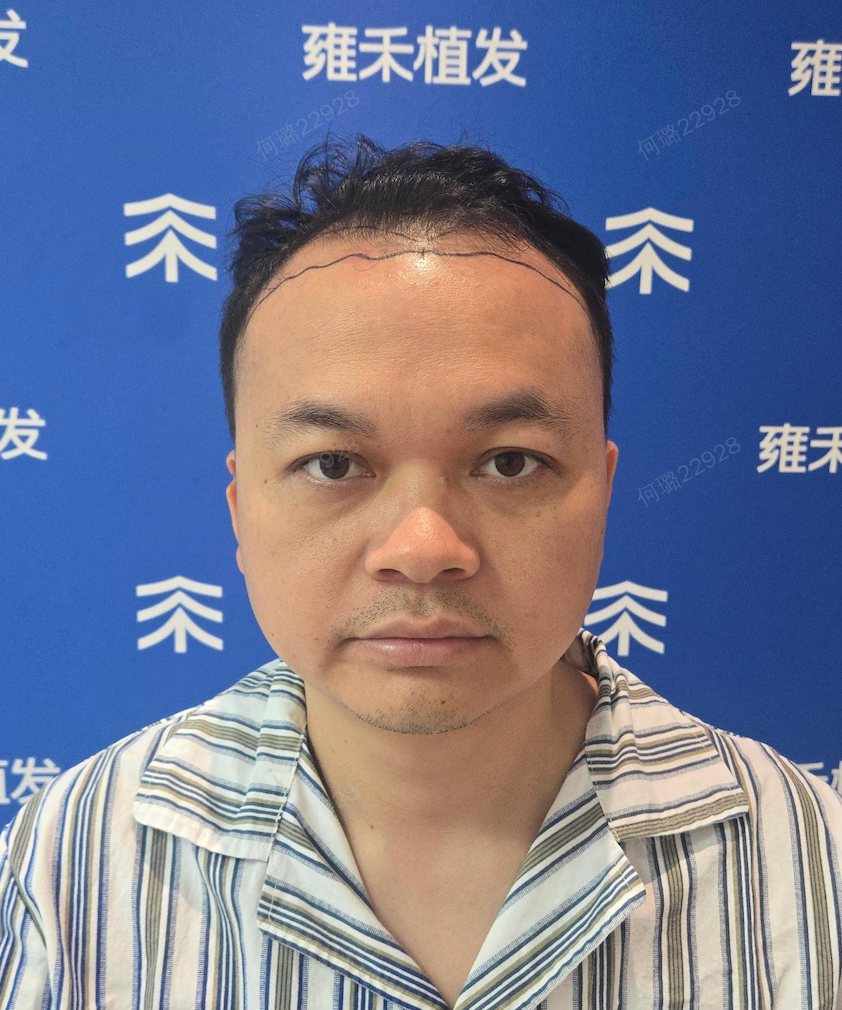
#> input picture test_image/input1.png, 842 x 1010 px, found by its file name
$ python analyze3.py
#> lines starting #> are read from the running program, lines starting #| are printed output that depends on the picture; after the words box and inside, x2 and y2 are one past the last pixel; in counts of white or black regions, pixels touching at a corner belong together
# -*- coding: utf-8 -*-
"""实验3：黑帽响应 + 端点锚定最小路径（Dijkstra），处理鬓角陡降段"""
import cv2
import numpy as np
from skimage.graph import route_through_array

DIR = r"D:\headmark\test_image"
CASES = [("input1.png", "output1.png"), ("input3.JPG", "output3.png")]


def load_case(inp, out):
#> called with inp = 'input1.png', out = 'output1.png'
    img = cv2.imread(f"{DIR}\\{inp}")
#> img is the input picture: shape (1010, 842, 3); mean B, G, R 146.7, 121.9, 116.5
    gt = cv2.imread(f"{DIR}\\{out}")
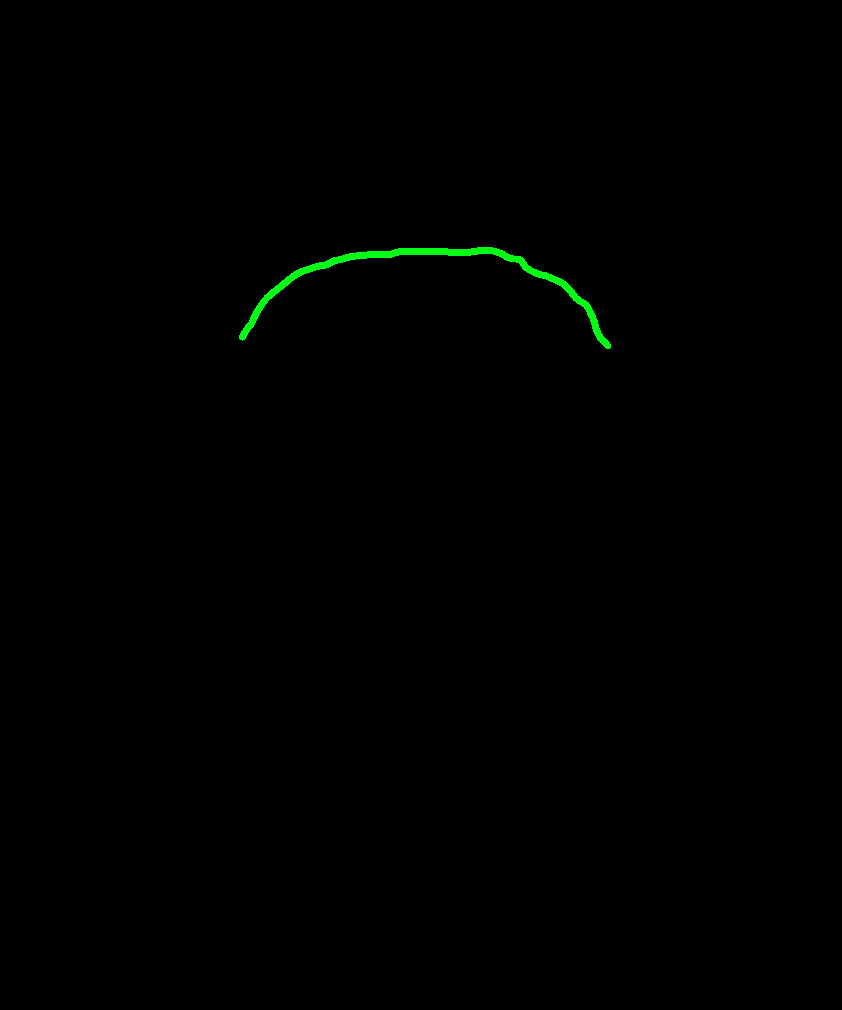
#> input picture test_image/output1.png, 842 x 1010 px, found by its file name
#> gt is the input picture: shape (1010, 842, 3); mean B, G, R 0.1, 0.9, 0
    if gt.shape[:2] != img.shape[:2]:
        gt = cv2.resize(gt, (img.shape[1], img.shape[0]), interpolation=cv2.INTER_NEAREST)
    b, g, r = cv2.split(gt.astype(np.int16))
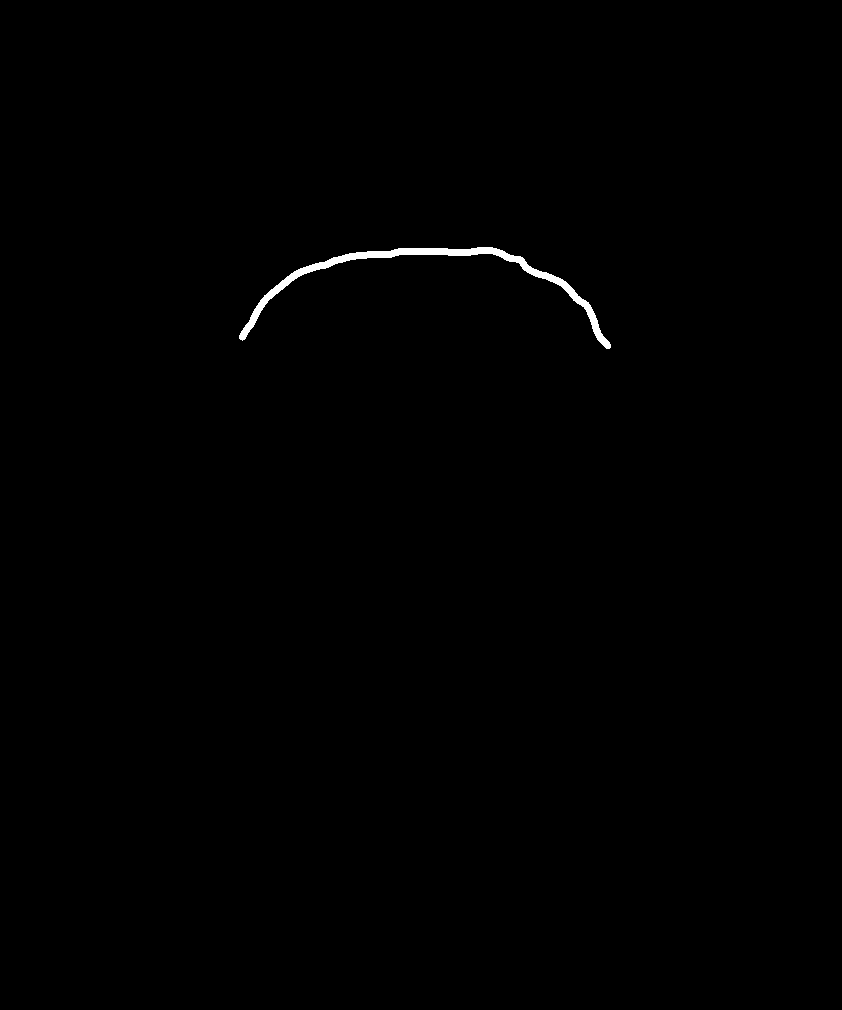
#> g: shape (1010, 842) int16; 0.37% white; 1 white region, box (x1, y1, x2, y2) and area: (239, 247, 611, 349) 3133
#> r: shape (1010, 842) int16; every value is 0
    gt_mask = ((g > 150) & (r < 120) & (b < 120)).astype(np.uint8) * 255
    return img, gt_mask


def forehead_roi(gt_mask, img_shape):
#> called with img_shape = (1010, 842, 3)
    ys, xs = np.where(gt_mask > 0)
#> ys = 3133 values from 247 to 348; xs = 3133 values, max 610 at index 3107, min 239 at index 2980, mean 427.1
    x0, x1, y0, y1 = xs.min(), xs.max(), ys.min(), ys.max()
#> x0 = 239; x1 = 610; y0 = 247; y1 = 348
    h, w = img_shape[:2]
    px = int((x1 - x0) * 0.15)
#> px = 55
    py = int((y1 - y0) * 0.8 + 20)
#> py = 100
    return (max(0, x0 - px), max(0, y0 - py), min(w, x1 + px), min(h, y1 + py))


def gt_endpoints(gt_mask):
    """GT 线最左/最右点的中心，模拟由 landmark 提供的鬓角锚点"""
    xs = np.where(gt_mask.any(axis=0))[0]
    pts = []
    for cx in (xs.min(), xs.max()):
        rows = np.where(gt_mask[:, cx] > 0)[0]
        pts.append((int(rows.mean()), int(cx)))  # (row, col)
    return pts


for inp, out in CASES:
    img, gt_mask = load_case(inp, out)
    x0, y0, x1, y1 = forehead_roi(gt_mask, img.shape)
#> x0 = 184; y0 = 147; x1 = 665; y1 = 448
    crop = img[y0:y1, x0:x1]
    gt_crop = gt_mask[y0:y1, x0:x1]
#> gt_crop: shape (301, 481); 2.2% white; 1 white region, box (x1, y1, x2, y2) and area: (55, 100, 427, 202) 3133

    gray = cv2.cvtColor(crop, cv2.COLOR_BGR2GRAY)
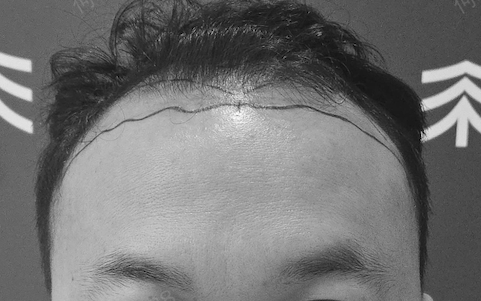
#> gray: shape (301, 481); min 0, max 252, mean 115.1
    w_full = img.shape[1]
#> w_full = 842
    k = max(15, int(w_full * 0.025) | 1)
#> k = 21
    kernel = cv2.getStructuringElement(cv2.MORPH_ELLIPSE, (k, k))
    bh = cv2.morphologyEx(gray, cv2.MORPH_BLACKHAT, kernel).astype(np.float32)
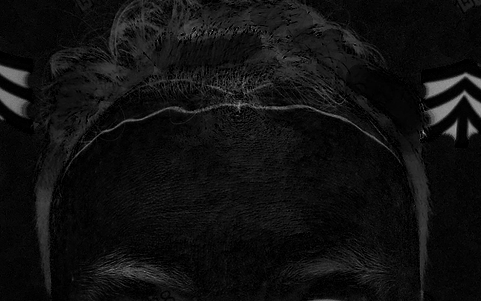
#> bh: shape (301, 481) float32; min 0, max 177, mean 16.3

    # 代价图：响应越强代价越低；加 eps 防零
    cost = (bh.max() - bh) + 1.0
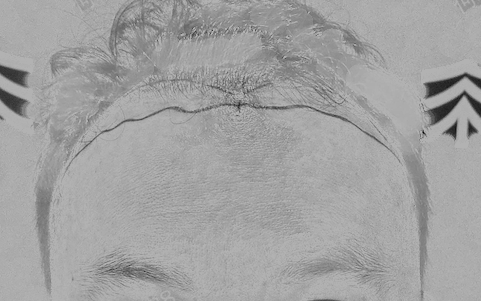
#> cost: shape (301, 481) float32; min 1, max 178, mean 161.7
    (r0, c0), (r1, c1) = gt_endpoints(gt_crop)
#> in gt_endpoints, `xs = np.where(gt_mask.any(axis=0))[0]`: xs = 372 values from 55 to 426
#> the loop in gt_endpoints, `for cx in (xs.min(), xs.max()):` made 2 passes
#> (cx, rows) on passes 1 to 2: (55, [188, 189, 190, 191]), (426, [197, 198, 199, 200])
#> after the loop in gt_endpoints, `for cx in (xs.min(), xs.max()):`: pts = [(189, 55), (198, 426)]
#> r0 = 189; c0 = 55; r1 = 198; c1 = 426
    path, _ = route_through_array(cost, (r0, c0), (r1, c1),
                                  fully_connected=True, geometric=True)
#> path = 398 pairs, first value 104 to 198, second value 55 to 426
    path = np.array(path)  # (N, 2) row,col

    # 评估：路径点到 GT 骨架的距离（用 GT mask 距离变换）
    inv = (gt_crop == 0).astype(np.uint8)
#> inv: shape (301, 481); values 0 (black) and 1 (white), 97.8% white; 1 black region
    dist_map = cv2.distanceTransform(inv, cv2.DIST_L2, 5)
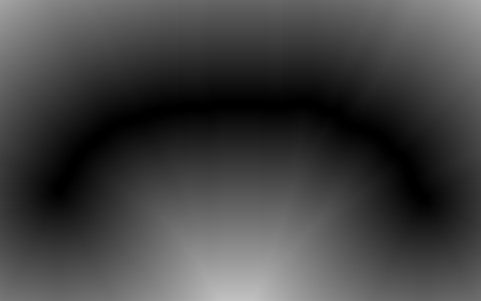
#> dist_map: shape (301, 481) float32; min 0, max 193, mean 66.9
    d = dist_map[path[:, 0], path[:, 1]]
#> d = 398 values, max 2.8 at index 378, min 0 at index 0, mean 0.141
    print(f"{inp}: 最小路径 vs GT 平均 {d.mean():.1f}px, 中位 {np.median(d):.1f}px, 最大 {d.max():.1f}px, P95 {np.percentile(d,95):.1f}px")
#| input1.png: 最小路径 vs GT 平均 0.1px, 中位 0.0px, 最大 2.8px, P95 1.0px

    vis = crop.copy()
    cnts, _ = cv2.findContours(gt_crop, cv2.RETR_EXTERNAL, cv2.CHAIN_APPROX_SIMPLE)
#> cnts = 1 contour; box (x1, y1, x2, y2) and area: (55, 100, 427, 202) 2720
    cv2.drawContours(vis, cnts, -1, (0, 255, 0), 2)
    cv2.polylines(vis, [path[:, ::-1].reshape(-1, 1, 2)], False, (0, 0, 255), 2)
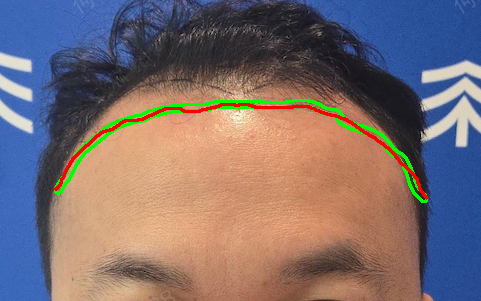
#> vis: shape (301, 481, 3); mean B, G, R 111.9, 110.2, 125.4
    scale = min(1.0, 800 / vis.shape[1])
#> scale = 1
    vis = cv2.resize(vis, None, fx=scale, fy=scale)
    out_path = f"{DIR}\\dijkstra_{inp.split('.')[0]}.jpg"
    cv2.imwrite(out_path, vis)
    print(f"  saved {out_path}")
#> pass 2 of the loop `for inp, out in CASES:`:
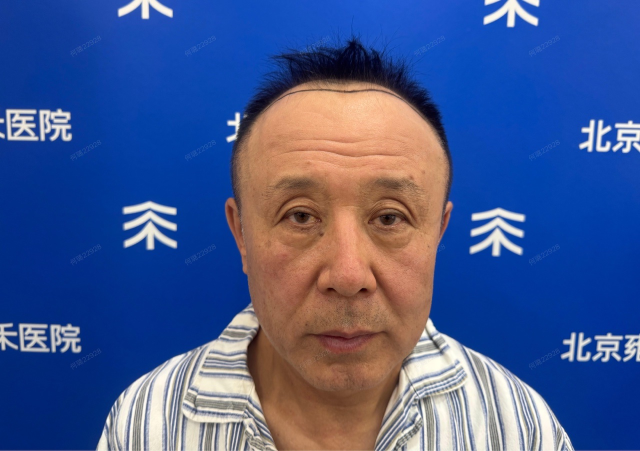
#> input picture test_image/input3.JPG, 1280 x 902 px, found by its file name (shown at 1/2 size)
#> in load_case, img is the input picture: shape (902, 1280, 3); mean B, G, R 143.4, 89.1, 69.2
#> b: shape (902, 1280) int16
#> in load_case (call 2), `b, g, r = cv2.split(gt.astype(np.int16))`:
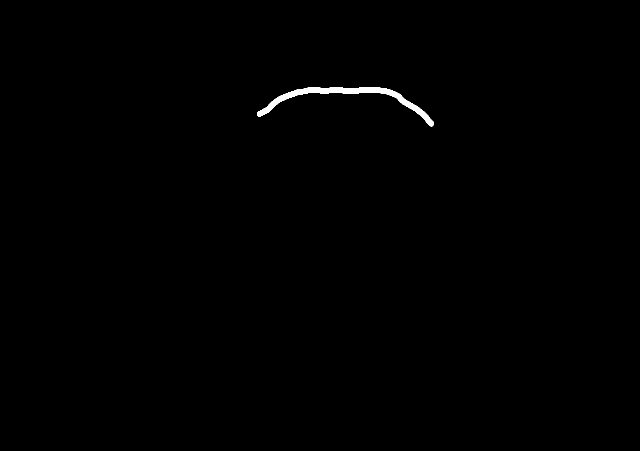
#> g: shape (902, 1280) int16 (shown at 1/2 size); 0.37% white; 1 white region, box (x1, y1, x2, y2) and area: (514, 174, 868, 253) 4259
#> r: shape (902, 1280) int16; every value is 0
#> `x0, y0, x1, y1 = forehead_roi(gt_mask, img.shape)`: x0 = 462; y0 = 92; x1 = 919; y1 = 334
#> crop: shape (242, 457, 3)
#> gt_crop: shape (242, 457); 3.9% white; 1 white region, box (x1, y1, x2, y2) and area: (52, 82, 406, 161) 4259
#> gray: shape (242, 457)
#> bh: shape (242, 457) float32
#> cost: shape (242, 457) float32
#> the loop in gt_endpoints (call 2), `for cx in (xs.min(), xs.max()):` made 2 passes
#> (cx, rows) on passes 1 to 2: (52, [133, 134, 135, 136, 137, 138]), (405, [153, 154, 155, 156, 157])
#> r0 = 135; c0 = 52; r1 = 155; c1 = 405
#> path = 360 pairs, first value 87 to 155, second value 52 to 405
#> inv: shape (242, 457); values 0 (black) and 1 (white), 96.1% white; 1 black region
#> dist_map: shape (242, 457) float32
#> d = 360 values, max 5 at index 17, min 0 at index 0, mean 0.466
#| input3.JPG: 最小路径 vs GT 平均 0.5px, 中位 0.0px, 最大 5.0px, P95 3.6px
#> cnts = 1 contour; box (x1, y1, x2, y2) and area: (52, 82, 406, 161) 3896
#> `cv2.polylines(vis, [path[:, ::-1].reshape(-1, 1, 2)], False, (0, 0, 25..`:
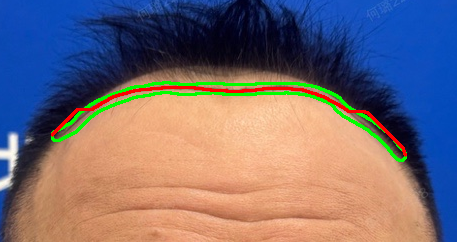
#> vis: shape (242, 457, 3); mean B, G, R 116.3, 107.9, 120
